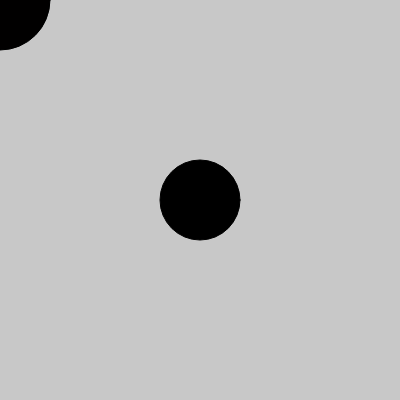
Frame 1 (no input)
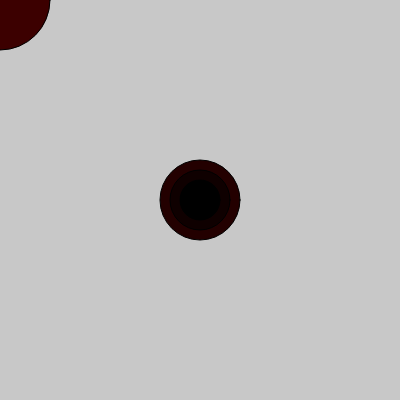
Frame 60 (no input)
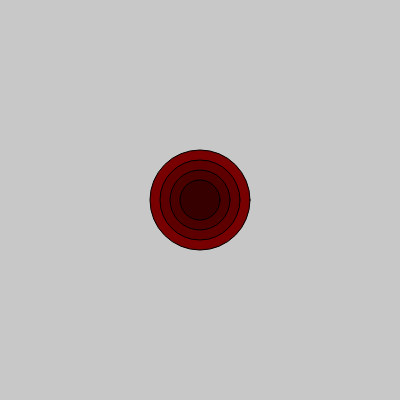
Frame 120 (the mouse pressed at the canvas centre since frame 60)

The p5.js sketch that drew these frames (run headless with seeded random() and noise() and a simulated clock; from frame 60 on, the mouse is pressed at the canvas centre):

// p5.js sketch
// ── sketch.js
function setup() {
  createCanvas(400, 400);
  console.log("xPos: " + xPos);
}

var xPos = 200;
var yPos = 200;


function draw() {
background(200);

var red = frameCount;
var ellipsesize = 100;

fill(red, 0, 0);
ellipse(mouseX, mouseY, ellipsesize, ellipsesize);

ellipsesize -= 20;
red -= 25;
fill(red, 0 ,0);
ellipse(xPos, yPos, ellipsesize, ellipsesize);

ellipsesize -= 20;
red -= 20;
fill(red, 0 ,0);
ellipse(xPos, yPos, ellipsesize, ellipsesize);

ellipsesize -= 20;
red -= 20;
fill(red, 0 ,0);
ellipse(xPos, yPos, ellipsesize, ellipsesize);

}
